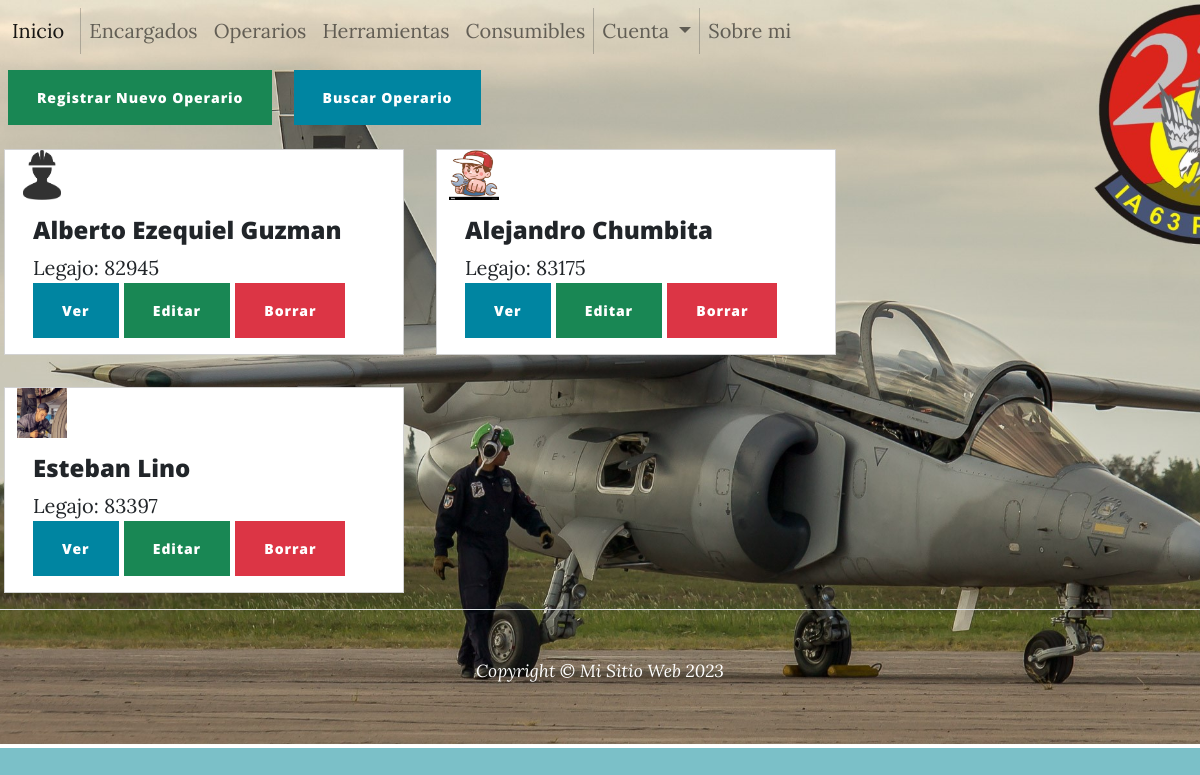
/lista_operario/ (signed in), run on the app's committed database.
### operario/models.py (models this page shows, shortened)
class Operario(models.Model):
    nombre      = models.CharField(max_length=80,blank=True,null=True, default='')
    apellido    = models.CharField(max_length=60)
    legajo      = models.IntegerField()
    encargado   = models.ForeignKey(Encargado, on_delete=models.CASCADE)
    funcion     = models.TextField()
    imagen = models.ImageField(blank=True, default="operario.png", null=True, upload_to="operarios")

### operario/views.py (the view)
# urls.py: path('lista_operario/', views.OperarioListView.as_view() , name="Lista-Operario"),
class OperarioListView(LoginRequiredMixin, ListView):
    model = Operario
    template_name = 'operario/lista-operario.html'

### operario/templates/operario/lista-operario.html (shortened to what this page needs)
{% extends 'base.html' %}
{% load static %}
{% block main %}
    <div>
        {% if perms.operario.add_operario %}
            <a href="{% url 'Crear-Operario' %}" class="m-2 btn btn-success">Registrar Nuevo Operario</a>
            <a href="{% url 'Buscar-Operario' %}" class="m-2 btn btn-primary">Buscar Operario</a>
        {% endif %}
    </div>
    {% if object_list %}
        <div class="row">
            {% for operario in object_list %}
                <div class="card m-3" style="width: 25rem;" >
                    {% if operario.imagen %}
                    <img src={{operario.imagen.url}} alt="" height='50px' width='50px'>
                    {% endif %}
                    <div class="card-body">
                    <h4 class="card-title">{{ operario.nombre }} {{ operario.apellido }}</h4>
                    <h7> Legajo: {{ operario.legajo }}</h7></br>
                    <a href="{% url 'Detalle-Operario' operario.id %}" class="btn btn-primary">Ver</a>
                    {% if perms.operario.change_operario %}
                        <a href="{% url 'Editar-Operario' operario.id %}" class="btn
                        btn-success">Editar</a>
                    {% endif %}
                    {% if perms.operario.delete_operario %}
                        <a href="{% url 'Eliminar-Operario' operario.id %}" class="btn btn-danger">Borrar</a>
                    {% endif %}
                    </div>
                </div>
            {% endfor %}
        </div>
    {% else %}
        <div class="card" style="width: 25rem;" >
            <div class="card-body">
                <p class="card-text">No se encontraron datos.</p>
            </div>
        </div>
    {% endif %}
{% endblock main %}

### data on the page
Operario: imagen (picture), nombre "Alberto Ezequiel", apellido "Guzman", legajo "82945"
Operario: imagen (picture), nombre "Alejandro", apellido "Chumbita", legajo "83175"
Operario: imagen (picture), nombre "Esteban", apellido "Lino", legajo "83397"
